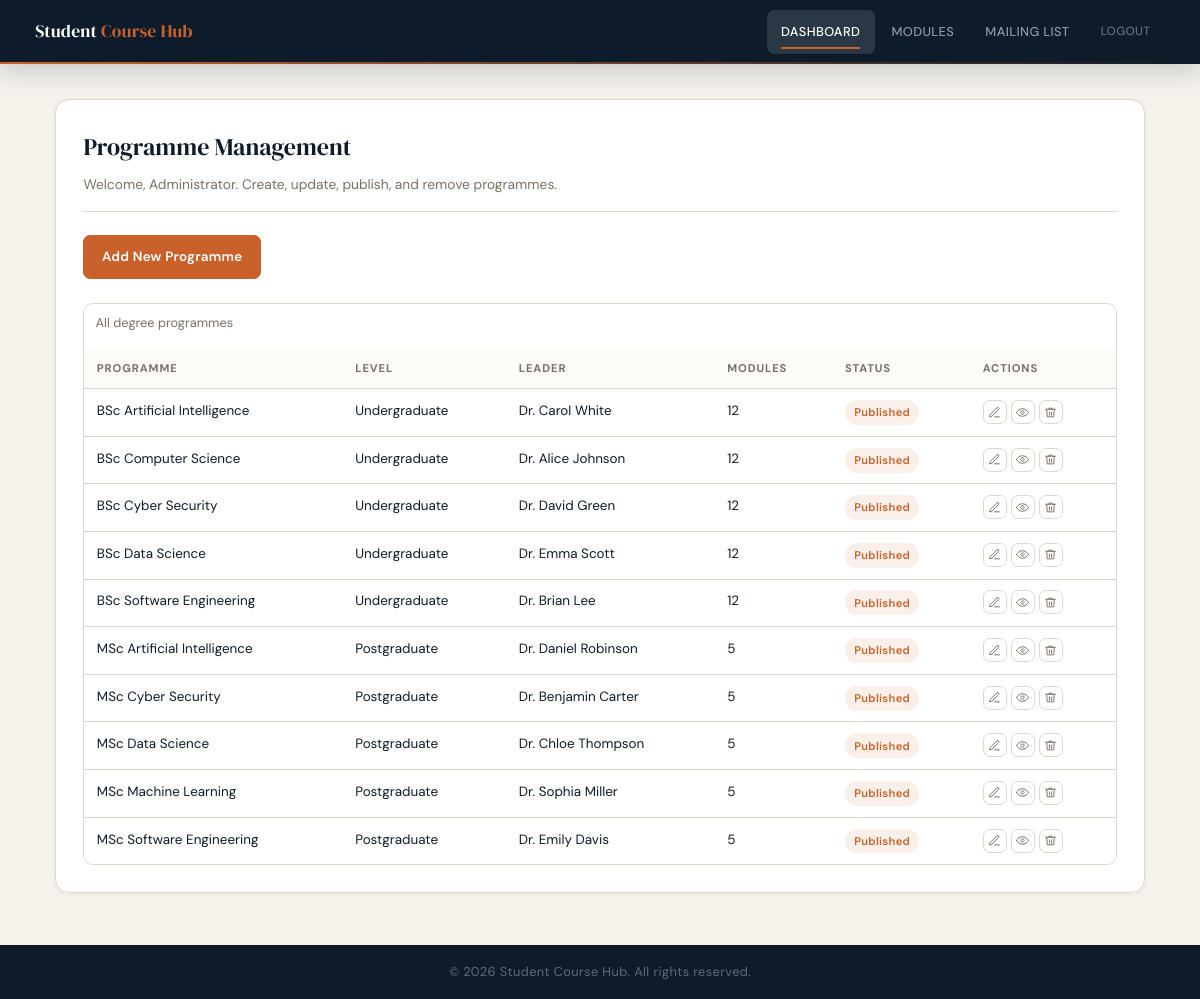
The page /public/admin-dashboard (signed in) on the database its author committed.
### tables this page shows
CREATE TABLE `programmes` (
  `ProgrammeID` int(11) NOT NULL,
  `ProgrammeName` text NOT NULL,
  `LevelID` int(11) DEFAULT NULL,
  `ProgrammeLeaderID` int(11) DEFAULT NULL,
  `Description` text DEFAULT NULL,
  `Image` text DEFAULT NULL,
  `IsPublished` tinyint(1) NOT NULL DEFAULT 1,
  `ImageAlt` varchar(255) DEFAULT NULL
);

CREATE TABLE `levels` (
  `LevelID` int(11) NOT NULL,
  `LevelName` text NOT NULL
);

CREATE TABLE `staff` (
  `StaffID` int(11) NOT NULL,
  `Name` text NOT NULL,
  `JobTitle` varchar(150) DEFAULT NULL,
  `Department` varchar(150) DEFAULT NULL,
  `Bio` text DEFAULT NULL,
  `PhotoUrl` varchar(500) DEFAULT NULL
);

### app/Controllers/AdminController.php (called while the page is built, shortened)
<?php
class AdminController
{
    private Programme $programmeModel;
    public function __construct()
    {
        $this->programmeModel = new Programme();
    }
    public function dashboard(): void
    {
        $user = Auth::user();
        $programmes = $this->programmeModel->getAllProgrammesForAdmin();
        $supportsPublishing = $this->programmeModel->supportsPublishing();
        require __DIR__ . '/../Views/admin/dashboard.php';
    }
}

### public/index.php (called while the page is built, shortened)
<?php
require_once __DIR__ . '/../app/Core/bootstrap.php';
$router = new Router();
$router->get('/', 'StudentController@home');
$router->get('/programmes', 'StudentController@programmes');
$router->get('/programme', 'StudentController@programmeDetail');
$router->get('/staff', 'StaffController@index');
$router->get('/interest', 'StudentController@showInterestForm');
$router->post('/interest', 'StudentController@submitInterest');
$router->get('/my-interests', 'StudentController@manageInterests');
$router->post('/withdraw-interest', 'StudentController@withdrawInterest');
$router->get('/admin-login', 'AuthController@showLoginForm');
$router->post('/admin-login', 'AuthController@login');
$router->get('/logout', 'AuthController@logout');
$router->get('/admin-dashboard', 'AdminController@dashboard');
$router->get('/admin-add-programme', 'AdminController@viewAddForm');
$router->post('/admin-add-programme', 'AdminController@addProgramme');
$router->get('/admin-edit-programme', 'AdminController@viewEditForm');
$router->post('/admin-edit-programme', 'AdminController@editProgramme');
$router->post('/admin-delete-programme', 'AdminController@deleteProgramme');
$router->post('/admin-toggle-programme-publish', 'AdminController@toggleProgrammePublish');
$router->get('/admin-modules', 'AdminController@modules');
$router->post('/admin-add-module', 'AdminController@addModule');
$router->post('/admin-edit-module', 'AdminController@editModule');
$router->post('/admin-delete-module', 'AdminController@deleteModule');
$router->get('/admin-mailing-list', 'AdminController@mailingList');
$router->get('/admin-mailing-list-export', 'AdminController@exportMailingList');
$router->post('/admin-delete-interest', 'AdminController@deleteInterest');
$router->post('/admin-remove-duplicate-interests', 'AdminController@removeDuplicateInterests');
$router->post('/admin-remove-invalid-interests', 'AdminController@removeInvalidInterests');
$router->dispatch();

### app/Core/Auth.php (called while the page is built, shortened)
<?php
class Auth
{
    public static function check(): bool
    {
        return isset($_SESSION['user_id']) && !empty($_SESSION['user_id']);
    }
    public static function user(): ?array
    {
        if (self::check()) {
            return [
                'id' => $_SESSION['user_id'],
                'name' => $_SESSION['name'] ?? '',
                'email' => $_SESSION['email'] ?? '',
                'role' => $_SESSION['role'] ?? 'student',
            ];
        }
        return null;
    }
}

### app/Core/bootstrap.php (called while the page is built, shortened)
<?php
spl_autoload_register(function ($class) {
    $prefix = 'App\\';
    $base_dir = __DIR__ . '/../../app/';
    $len = strlen($prefix);
    $relative_class = substr($class, $len);
    $file = $base_dir . str_replace('\\', '/', $relative_class) . '.php';
});
$config = require __DIR__ . '/../../config/config.php';

### config/config.php (called while the page is built)
<?php
return [
    'db' => [
        'host' => 'localhost',
        'name' => 'student_course_hub',
        'user' => 'root',
        'pass' => '',
        'charset' => 'utf8mb4',
    ],
    'app' => [
        'base_url' => 'http://localhost/WebApplication/public',
        'env' => 'development',
    ],
];

### app/Core/Database.php (called while the page is built, shortened)
<?php
class Database
{
    private static ?Database $instance = null;
    private PDO $connection;
    private function __construct()
    {
        $config = require __DIR__ . '/../../config/config.php';
        $dbConfig = $config['db'];
        try {
            $dsn = "mysql:host={$dbConfig['host']};dbname={$dbConfig['name']};charset={$dbConfig['charset']}";
            $this->connection = new PDO(
                $dsn,
                $dbConfig['user'],
                $dbConfig['pass'],
                [
                    PDO::ATTR_ERRMODE => PDO::ERRMODE_EXCEPTION,
                    PDO::ATTR_DEFAULT_FETCH_MODE => PDO::FETCH_ASSOC,
                    PDO::ATTR_EMULATE_PREPARES => false,
                ]
            );
        } catch (PDOException $e) {
            die('Database connection failed: ' . $e->getMessage());
        }
    }
    public static function getInstance(): Database
    {
        if (self::$instance === null) {
            self::$instance = new self();
        }
        return self::$instance;
    }
    public function getConnection(): PDO
    {
        return $this->connection;
    }
}

### app/Models/Programme.php (called while the page is built, shortened)
<?php
class Programme
{
    private PDO $db;
    private ?bool $hasPublishedColumn = null;
    public function __construct()
    {
        $this->db = Database::getInstance()->getConnection();
    }
    public function getAllProgrammesForAdmin(): array
    {
        $selectPublished = $this->supportsPublishing()
            ? 'p.IsPublished'
            : '1 AS IsPublished';
        $sql = "
            SELECT
                p.ProgrammeID,
                p.ProgrammeName,
                p.Description,
                p.Image,
                " . ($this->supportsProgrammeImageAlt() ? 'p.ImageAlt' : 'NULL AS ImageAlt') . ",
                p.LevelID,
                p.ProgrammeLeaderID,
                {$selectPublished},
                l.LevelName,
                s.Name AS ProgrammeLeaderName,
                COUNT(pm.ProgrammeModuleID) AS ModuleCount
            FROM programmes p
            LEFT JOIN levels l ON l.LevelID = p.LevelID
            LEFT JOIN staff s ON s.StaffID = p.ProgrammeLeaderID
            LEFT JOIN programmemodules pm ON pm.ProgrammeID = p.ProgrammeID
            GROUP BY p.ProgrammeID
            ORDER BY p.ProgrammeName ASC
        ";
        return $this->db->query($sql)->fetchAll();
    }
    public function supportsPublishing(): bool
    {
        if ($this->hasPublishedColumn !== null) {
            return $this->hasPublishedColumn;
        }
        $stmt = $this->db->query("SHOW COLUMNS FROM programmes LIKE 'IsPublished'");
        $this->hasPublishedColumn = (bool) $stmt->fetch();
        return $this->hasPublishedColumn;
    }
    private function supportsProgrammeImageAlt(): bool
    {
        $stmt = $this->db->query("SHOW COLUMNS FROM programmes LIKE 'ImageAlt'");
        $this->hasProgrammeImageAltColumn = (bool) $stmt->fetch();
        return $this->hasProgrammeImageAltColumn;
    }
}

### app/Views/admin/dashboard.php (the view, shortened to what this page needs)
<?php
$userName = htmlspecialchars($user['name'] ?? 'Admin');
?>
<!DOCTYPE html>
<html lang="en">
<head>
    <link rel="stylesheet" href="/WebApplication/public/css/style.css" />
</head>
<body>
    <header>
        <h1>Student <span>Course Hub</span></h1>
        <nav>
            <a class="active" href="/WebApplication/public/admin-dashboard">Dashboard</a>
            <a href="/WebApplication/public/admin-modules">Modules</a>
            <a href="/WebApplication/public/admin-mailing-list">Mailing List</a>
            <a class="nav-logout" href="/WebApplication/public/logout">Logout</a>
        </nav>
    </header>
    <main id="main-content">
        <section class="content">
            <div class="content-header">
                <h2>Programme Management</h2>
                <p>Welcome, <?php echo $userName; ?>. Create, update, publish, and remove programmes.</p>
            </div>
            <p>
                <a class="btn btn-accent" href="/WebApplication/public/admin-add-programme">Add New Programme</a>
            </p>
            <div class="table-wrap" style="margin-top: 1.5rem;">
                <table class="data-table">
                    <caption>All degree programmes</caption>
                    <thead>
                        <tr>
                            <th scope="col">Programme</th>
                            <th scope="col">Level</th>
                            <th scope="col">Leader</th>
                            <th scope="col">Modules</th>
                            <th scope="col">Status</th>
                            <th scope="col">Actions</th>
                        </tr>
                    </thead>
                    <tbody>
                        <?php if (empty($programmes)): ?>
                            <tr>
                                <td colspan="6">No programmes found.</td>
                            </tr>
                        <?php else: ?>
                            <?php foreach ($programmes as $programme): ?>
                                <tr>
                                    <td><?php echo htmlspecialchars($programme['ProgrammeName']); ?></td>
                                    <td><?php echo htmlspecialchars($programme['LevelName'] ?? 'Not set'); ?></td>
                                    <td><?php echo htmlspecialchars($programme['ProgrammeLeaderName'] ?? 'Not set'); ?></td>
                                    <td><?php echo (int) ($programme['ModuleCount'] ?? 0); ?></td>
                                    <td>
                                        <?php if ((int) ($programme['IsPublished'] ?? 1) === 1): ?>
                                            <span class="badge badge-accent">Published</span>
                                        <?php else: ?>
                                            <span class="badge badge-muted">Unpublished</span>
                                        <?php endif; ?>
                                    </td>
                                    <td>
                                        <div class="action-row">
                                            <a
                                                class="icon-btn icon-btn-edit"
                                                href="/WebApplication/public/admin-edit-programme?id=<?php echo (int) $programme['ProgrammeID']; ?>"
                                                aria-label="Edit programme <?php echo htmlspecialchars($programme['ProgrammeName']); ?>"
                                                title="Edit"
                                            >
                                            </a>
                                            <?php if ($supportsPublishing): ?>
                                                <form method="post" action="/WebApplication/public/admin-toggle-programme-publish" class="inline-form">
                                                    <button
                                                        type="submit"
                                                        class="icon-btn icon-btn-toggle"
                                                        aria-label="<?php echo (int) ($programme['IsPublished'] ?? 1) === 1 ? 'Unpublish' : 'Publish'; ?> programme <?php echo htmlspecialchars($programme['ProgrammeName']); ?>"
                                                        title="<?php echo (int) ($programme['IsPublished'] ?? 1) === 1 ? 'Unpublish' : 'Publish'; ?>"
                                                    >
                                                    </button>
                                                </form>
                                            <?php endif; ?>
                                            <form method="post" action="/WebApplication/public/admin-delete-programme" class="inline-form" onsubmit="return confirm('Delete this programme?');">
                                                <button
                                                    type="submit"
                                                    class="icon-btn icon-btn-delete"
                                                    aria-label="Delete programme <?php echo htmlspecialchars($programme['ProgrammeName']); ?>"
                                                    title="Delete"
                                                >
                                                </button>
                                            </form>
                                        </div>
                                    </td>
                                </tr>
                            <?php endforeach; ?>
                        <?php endif; ?>
                    </tbody>
                </table>
            </div>
        </section>
    </main>
    <footer>
        <p>&copy; 2026 Student Course Hub. All rights reserved.</p>
    </footer>
</body>
</html>

### rows shown on the page
programmes: ProgrammeName "BSc Artificial Intelligence", LevelID.LevelName "Undergraduate", ProgrammeLeaderID.Name "Dr. Carol White", ModuleCount "12", IsPublished "Published"
programmes: ProgrammeName "BSc Computer Science", LevelID.LevelName "Undergraduate", ProgrammeLeaderID.Name "Dr. Alice Johnson", ModuleCount "12", IsPublished "Published"
programmes: ProgrammeName "BSc Cyber Security", LevelID.LevelName "Undergraduate", ProgrammeLeaderID.Name "Dr. David Green", ModuleCount "12", IsPublished "Published"
programmes: ProgrammeName "BSc Data Science", LevelID.LevelName "Undergraduate", ProgrammeLeaderID.Name "Dr. Emma Scott", ModuleCount "12", IsPublished "Published"
programmes: ProgrammeName "BSc Software Engineering", LevelID.LevelName "Undergraduate", ProgrammeLeaderID.Name "Dr. Brian Lee", ModuleCount "12", IsPublished "Published"
programmes: ProgrammeName "MSc Artificial Intelligence", LevelID.LevelName "Postgraduate", ProgrammeLeaderID.Name "Dr. Daniel Robinson", ModuleCount "5", IsPublished "Published"
programmes: ProgrammeName "MSc Cyber Security", LevelID.LevelName "Postgraduate", ProgrammeLeaderID.Name "Dr. Benjamin Carter", ModuleCount "5", IsPublished "Published"
programmes: ProgrammeName "MSc Data Science", LevelID.LevelName "Postgraduate", ProgrammeLeaderID.Name "Dr. Chloe Thompson", ModuleCount "5", IsPublished "Published"
programmes: ProgrammeName "MSc Machine Learning", LevelID.LevelName "Postgraduate", ProgrammeLeaderID.Name "Dr. Sophia Miller", ModuleCount "5", IsPublished "Published"
programmes: ProgrammeName "MSc Software Engineering", LevelID.LevelName "Postgraduate", ProgrammeLeaderID.Name "Dr. Emily Davis", ModuleCount "5", IsPublished "Published"

### other values the page prints
$userName "Administrator"
